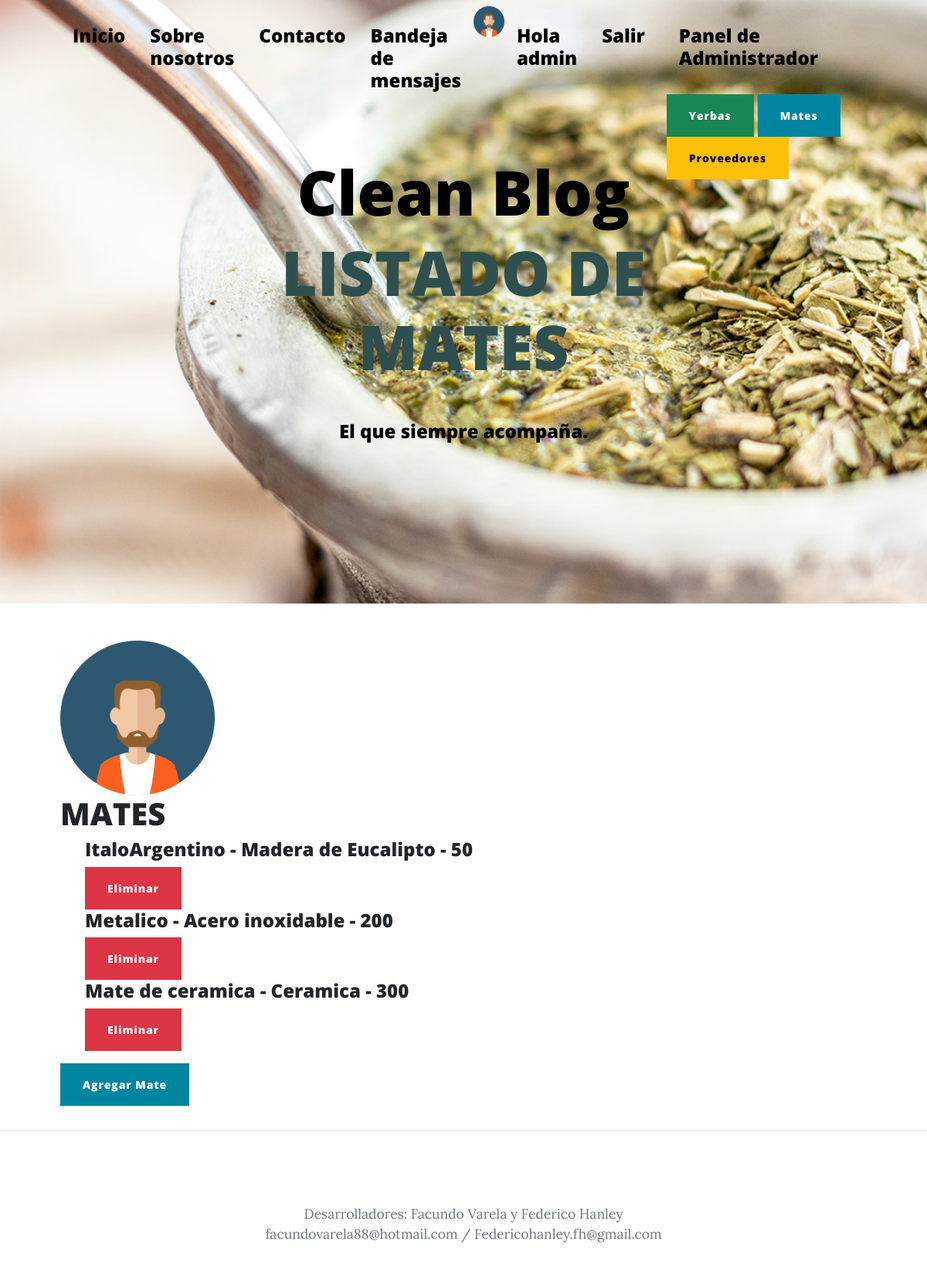
The app's page /leermates/ (signed in) with its own data.
### AppPrueba/models.py (models this page shows, shortened)
class mate(models.Model):
    nombre=models.CharField(max_length=50)
    tipo=models.CharField(max_length=50)
    cantidad_x_caja=models.IntegerField()

### AppPrueba/views.py (the view)
# urls.py: path('leermates/', leermates, name = 'leermates'),
@login_required
def leermates(request):
    mats=mate.objects.all()
    return render(request, 'AppPrueba/leermates.html', {'mats':mats, 'avatar':obtenerAvatar(request)})

### AppPrueba/views.py (called while the page is built)
def obtenerAvatar(request):
    lista=Avatar.objects.filter(user=request.user)
    if len(lista)!=0:
        imagen=lista[0].imagen.url
    else:
        imagen="/media/avatares/avatarpordefecto.png"
    return imagen

### AppPrueba/templates/AppPrueba/leermates.html (shortened to what this page needs)
{% extends 'AppPrueba/index-leermates.html' %}
{% load static %}
{% block titulo %}
<h1 class="mb-5" style="color:darkslategrey">LISTADO DE MATES</h1>
{% endblock %}

### AppPrueba/templates/AppPrueba/index-leermates.html (shortened to what this page needs)
<!DOCTYPE html>
<html lang="en">
    <head>
        {% load static %}
        <link href='{% static "AppPrueba/css/styles.css" %}' rel="stylesheet" />
    </head>
    <body>
        <nav class="navbar navbar-expand-lg navbar-light" id="mainNav">
            <div class="container px-4 px-lg-5">
                <div class="collapse navbar-collapse" id="navbarResponsive">
                    <ul class="navbar-nav ms-auto py-4 py-lg-0">
                        <li class="nav-item"><h4><a style="color:black" class="nav-link px-lg-3 py-3 py-lg-4" href="{% url 'inicio' %}">Inicio</a></h4></li>
                        <li class="nav-item"><h4><a style="color:black" class="nav-link px-lg-3 py-3 py-lg-4" href="{% url 'about' %}">Sobre nosotros</a></h4></li>
                        <li class="nav-item"><h4><a style="color:black" class="nav-link px-lg-3 py-3 py-lg-4" href="{% url 'leerUsuarios' %}">Contacto</a></h4></li>
                        <li class="nav-item"><h4><a style="color:black" class="nav-link px-lg-3 py-3 py-lg-4" href="{% url 'Inbox' %}">Bandeja de mensajes</a></h4></li>
                        {% if user.is_authenticated %}
                        <img height="40px" src="{{ avatar }}" alt="">
                        <li class="nav-item"><h4><a style="color:black" class="nav-link px-lg-3 py-3 py-lg-4">Hola {{ user.username }}</a></h4></li>
                        <li class="nav-item"><h4><a style="color:black" class="nav-link px-lg-3 py-3 py-lg-4" href="{% url 'logout' %}">Salir</a></h4></li>
                        {% else %}
                        <li class="nav-item"><h4><a style="color:black" class="nav-link px-lg-3 py-3 py-lg-4" href="{% url 'login' %}">Entrar</a></h4></li>
                        <li class="nav-item"><h4><a style="color:black" class="nav-link px-lg-3 py-3 py-lg-4" href="{% url 'register' %}">Registrarse</a></h4></li>
                        {% endif %}
                        {% if user.is_staff %}
                        <div class="container">
                                <li class="nav-item"><h4><a style="color:black" class="nav-link px-lg-3 py-3 py-lg-4">Panel de Administrador</a></h4></li>
                                <a class="btn btn-success" href="{% url 'leeryerbas' %}">Yerbas</a>
                                <a class="btn btn-primary" href="{% url 'leermates' %}">Mates</a>
                                <a class="btn btn-warning" href="{% url 'leerproveedores' %}">Proveedores</a>
                            </div>
                        {% endif %}
                    </ul>
                </div>
            </div>
        </nav>
        <header class="masthead" style="background-image: url('{% static 'AppPrueba/assets/img/Matienzo.jpg' %}')">
            <div class="container position-relative px-4 px-lg-5">
                <div class="row gx-4 gx-lg-5 justify-content-center">
                    <div class="col-md-10 col-lg-8 col-xl-7">
                        <div class="site-heading">
                            <h1 style="color:black">Clean Blog</h1>
                            {% block titulo %}
                            {% endblock %}
                            <span style="color:black" class="subheading"><h4>El que siempre acompaña.</h4></span>
                        </div>
                    </div>
                </div>
            </div>
        </header>
        <div class="container px-4 px-lg-5">
            <div class="row gx-4 gx-lg-5 justify-content-flex-start">
                <div class="col-md-10 col-lg-8 col-xl-7">
                    {% if user.is_staff %}
                    <img height="200px" src="{{ avatar }}" alt="">
                    <h1>MATES</h1>
                        {% if mats %}
                        <ul>
                            {% for i in mats %}
                            <h4>{{i.nombre}} - {{i.tipo}} - {{i.cantidad_x_caja}}</h4>
                            <a class="btn btn-danger" href="{% url 'eliminarMate' i.id %}">Eliminar</a>
                                <br>
                            {% endfor %}
                        </ul>
                        {% else %}
                        <p>NO SE ENCONTRARON MATES</p>
                        {% endif %}
                        <a class="btn btn-primary" href="{% url 'mates' %}">Agregar Mate</a>
                    {% else %}
                    <h4>PANEL DE ADMINISTRADOR. ACCESO DENEGADO</h4>
                    {% endif %}
                    </div>
                </div>
            </div>
        <footer class="border-top">
            <div class="container px-4 px-lg-5">
                <div class="row gx-4 gx-lg-5 justify-content-center">
                    <div class="col-md-10 col-lg-8 col-xl-7">
                        <ul class="list-inline text-center">
                        </ul>
                        <div class="small text-center text-muted">Desarrolladores: Facundo Varela y Federico Hanley</div>
                                    <div class="small text-center text-muted">facundovarela88@hotmail.com  /  Federicohanley.fh@gmail.com </div>
                    </div>
                </div>
            </div>
        </footer>
    </body>
</html>

### records on screen
mate: nombre "ItaloArgentino", tipo "Madera de Eucalipto", cantidad_x_caja "50"
mate: nombre "Metalico", tipo "Acero inoxidable", cantidad_x_caja "200"
mate: nombre "Mate de ceramica", tipo "Ceramica", cantidad_x_caja "300"

### other values on screen
{{ user.username }} "admin"
